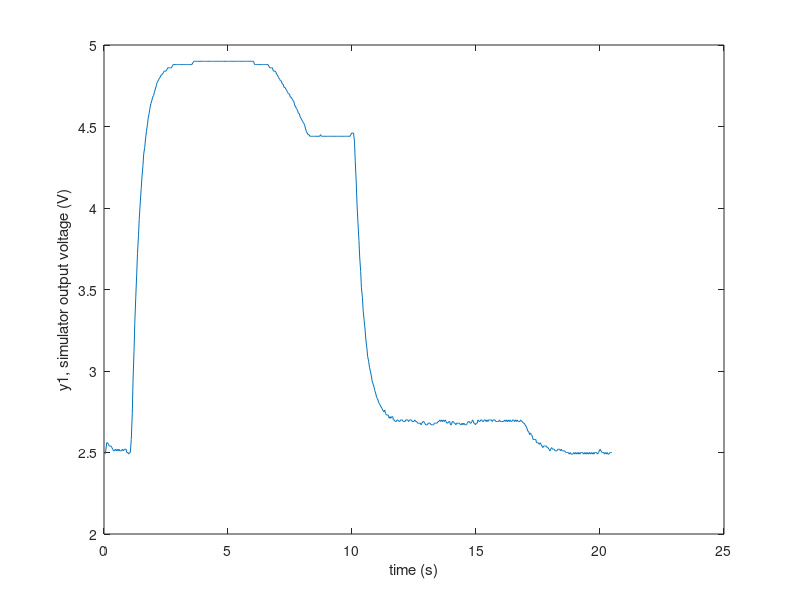
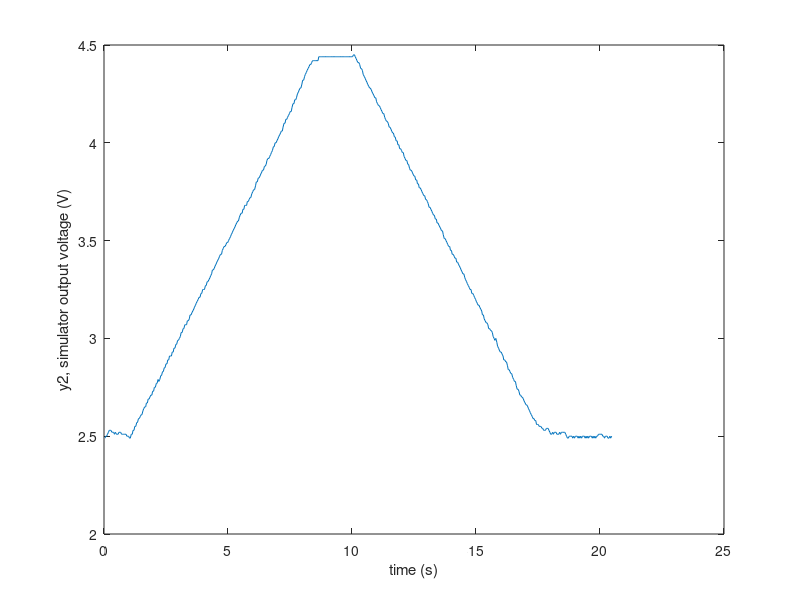
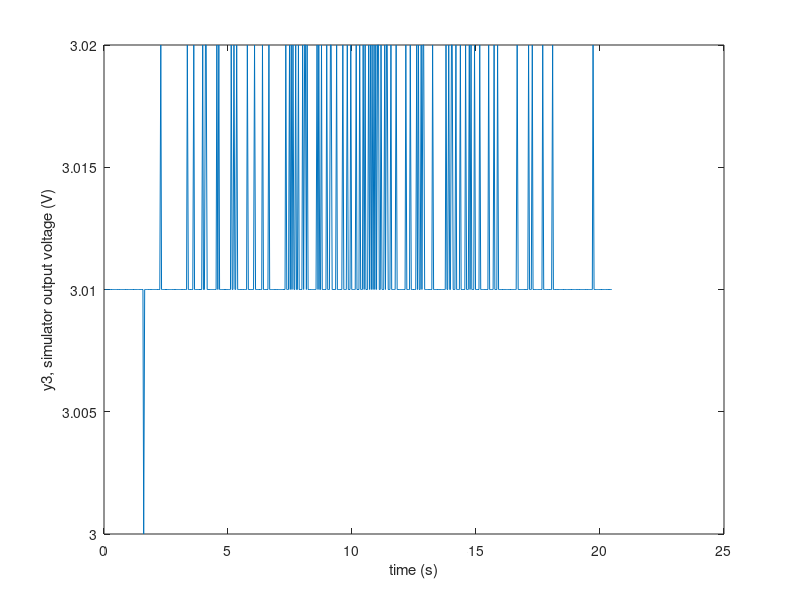
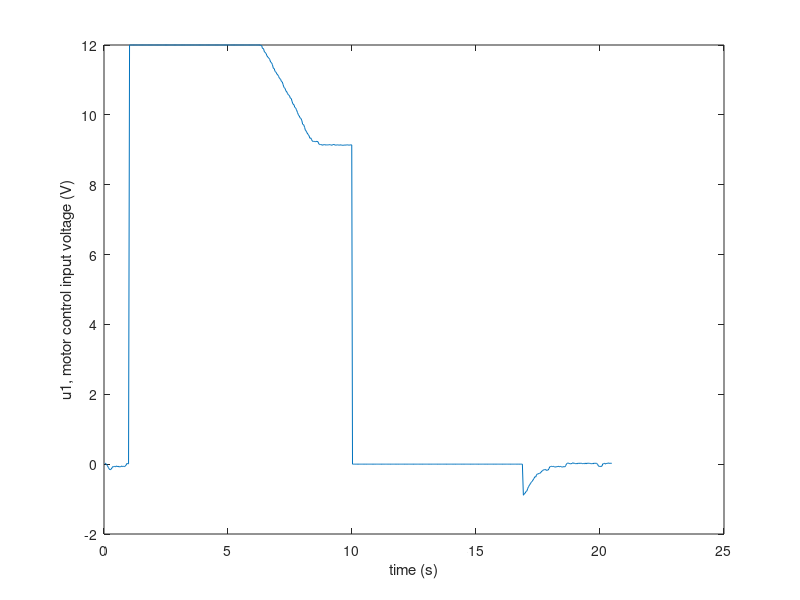

MATLAB code to generate these figures, in order:

% delete all variables
clear;

% close existing figure windows
close ALL;

% load array from file into matlab
% note that columns can be separated by space / tab or commas in matlab

temp = importdata('output.txt', ',', 1);
A = temp.data;
%delete temp;

%A = load('output.txt');


% file format (note y1, y2, y3 refer to voltages from the simulator
% and not control outputs here)
% time(s),y1,y2,y3,u1,wb,wf

k = 1;
t  = A(:,k); k = k + 1;

y1 = A(:,k); k = k + 1;
y2 = A(:,k); k = k + 1;
y3 = A(:,k); k = k + 1;

u1 = A(:,k); k = k + 1;
u2 = A(:,k); k = k + 1;

wb = A(:,k); k = k + 1;
wf = A(:,k); k = k + 1;

r = A(:,k); k = k + 1;
vf = A(:,k); k = k + 1;
r_target = A(:,k); k = k + 1;
v_target = A(:,k); k = k + 1;

k = 1;

figure(k); k = k + 1;
plot(t,y1);
ylabel('y1, simulator output voltage (V)');
xlabel('time (s)');

figure(k); k = k + 1;
plot(t,y2);
ylabel('y2, simulator output voltage (V)');
xlabel('time (s)');

figure(k); k = k + 1;
plot(t,y3);
ylabel('y3, simulator output voltage (V)');
xlabel('time (s)');

figure(k); k = k + 1;
plot(t,u1);
ylabel('u1, motor control input voltage (V)');
xlabel('time (s)');

figure(k); k = k + 1;
plot(t,u2);
ylabel('u2, motor control input voltage (V)');
xlabel('time (s)');

figure(k); k = k + 1;
plot(t,wb);
ylabel('back wheel velocity, wb (rad/s)');
xlabel('time (s)');

figure(k); k = k + 1;
plot(t,wf);
ylabel('forward wheel velocity, wf (rad/s)');
xlabel('time (s)');

figure(k); k = k + 1;
plot(t,wb,t,wf,'r');
ylabel('wheel velocity (rad/s)');
xlabel('time (s)');
legend('back wheel velocity wb','forward wheel velocity wf');

figure(k); k = k + 1;
plot(t,r,t,r_target,'r');
ylabel('Slip Ratio');
xlabel('time (s)');
legend('Current Slip Ratio','Target Slip Ratio');

figure(k); k = k + 1;
plot(t,vf,t,v_target,'r');
ylabel('Forward Speed (m/s)');
xlabel('time (s)');
legend('Forward Speed','Target Speed');
